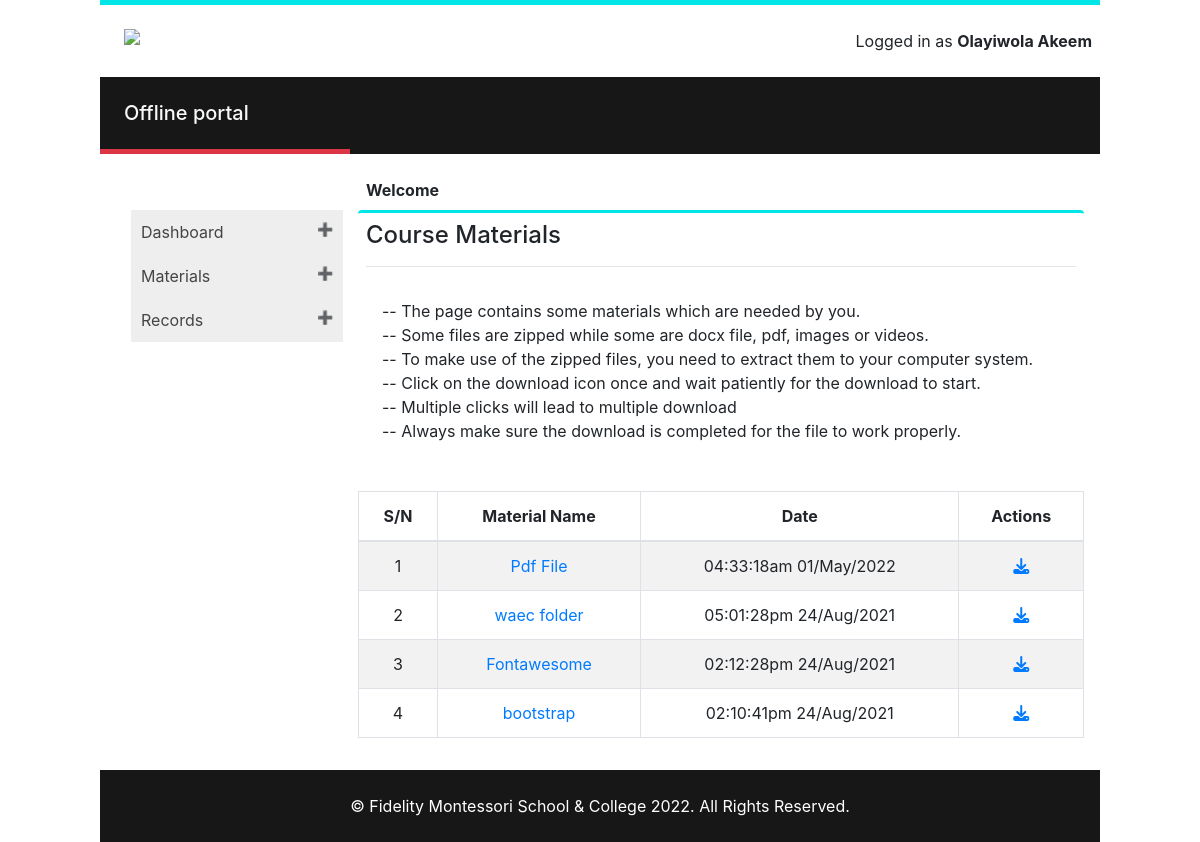
Screenshot of /material.php (signed in) with the database file from the repository.
### tables this page shows
CREATE TABLE `materials` (
  `id` int(10) NOT NULL,
  `name` varchar(255) NOT NULL,
  `file` varchar(255) NOT NULL,
  `class` varchar(255) NOT NULL,
  `status` int(10) NOT NULL,
  `date` varchar(255) NOT NULL
);

### material.php (the view, shortened to what this page needs)
<!DOCTYPE html>
<html>
<head>
	<?php include 'inc/link.php'; ?>
</head>
	<?php include 'inc/sidebar.php'; ?>
<div class=" m-auto p-2 text-justify">
<h4>Course Materials</h4>
<hr class="">
<p class=" p-3 pb-0" style="">
-- The page contains some materials which are needed by you.<br>
--  Some files are zipped while some are docx file, pdf, images or videos. <br>
-- To make use of the zipped files, you need to extract them to your computer system.  <br>
-- Click on the download icon once and wait patiently for the download to start. <br>
-- Multiple clicks will lead to multiple download <br>
-- Always make sure the download is completed for the file to work properly.
</p>
</div>
<div class="">
<table class="table table-bordered table-striped text-center table-responsive-lg mt-2">
	<thead class="">
	<tr>
	<th>S/N</th>
	<th>Material Name</th>
	<th>Date</th>
	<th>Actions</th>
	</tr>
	</thead>
	<tbody>
		<?php
$sel = "SELECT * FROM materials WHERE class = '{$_SESSION['class']}'&& status = 1 || class = 'all' && status = 1 ORDER BY id DESC";
$selt = mysqli_query($connect, $sel);
$n = 1;
while ($rw = mysqli_fetch_array($selt)) {
?>
<tr>
<td class=""><?php echo $n++; ?></td>
<td class="">
<a title="Download" href="materials/<?php echo $rw['file']; ?>" class="" download="<?php echo $rw['file']; ?>">
		<?php echo $rw['name']; ?>
</a>
</td>
<td class=""><?php echo $rw['date']; ?></td>
<td class="">
	<a title="Download" href="materials/<?php echo $rw['file']; ?>"  download="<?php echo $rw['file']; ?>" class=" pointer">
		<p class="fas fa-download mb-0 w-100"></p>
	</a>
</td>
</tr>
<?php } ?>
</tbody>
</table>
</div>
	<?php include 'inc/footer.php'; ?>

### css/style.css (style rules this page uses)
* { scroll-behavior: smooth; }
.pointer { cursor: pointer; }

### rows the page displays
materials: name "Pdf File", date "04:33:18am 01/May/2022"
materials: name "waec folder", date "05:01:28pm 24/Aug/2021"
materials: name "Fontawesome", date "02:12:28pm 24/Aug/2021"
materials: name "bootstrap", date "02:10:41pm 24/Aug/2021"

### other values shown
$_SESSION['name'] "Olayiwola Akeem"
